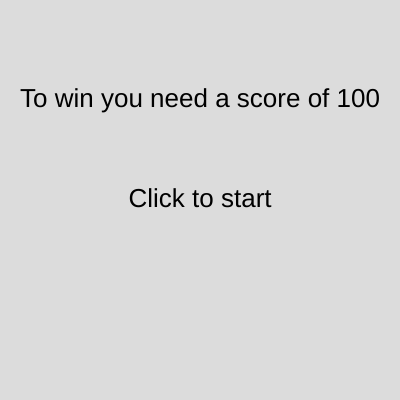
Frame 1 (no input)
Frame 60 (no input): identical to frame 1, image omitted
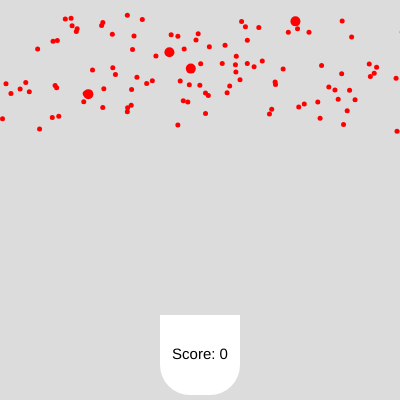
Frame 120 (the mouse pressed at the canvas centre since frame 60)

The p5.js sketch that drew these frames (run headless with seeded random() and noise() and a simulated clock; from frame 60 on, the mouse is pressed at the canvas centre):

// p5.js sketch
// ── sketch.js
let cup;
let cupX = 200;
let cupY = 355;
let particles = [];
let numParticles = 125;
let score = 0;
let gameStarted = false;
let winner = false;

function setup() {
  createCanvas(400, 400);
  cup = rect(cupX, cupY, 80, 80, 0, 0, 30, 30);
}

function draw() {
  background(220);

  if (!gameStarted) {
    StartMenu();
  } else if(winner) {
    WinDisplay();
  } else {
    runGame();
  }
}

function runGame() {
  rectMode(CENTER);
  fill(255, 255, 255);
  cup = rect(cupX, cupY, 80, 80, 0, 0, 30, 30);
  fill(0);
  textAlign(CENTER, CENTER);
  textSize(15);
  text("Score: " + score, cupX, cupY);

  cupMove();
  
  if(particles.length === 0) {
    for(let i = 0; i < numParticles; i++) {
      particles.push(new Particle(random(400), -20));
    }
  }
  
  if(particles) {
  for (let i = particles.length - 1; i >= 0; i--) {
    particles[i].update();
    particles[i].show();
    particles[i].deleted();
    if(particles && particles[i]) {
      if (particles[i].caught()) {
        numParticles--;
      } 
    }
  }
}
  if (particles.length < numParticles) {
    particles.push(new Particle(random(400), -20));
  }
}

class Particle {
  constructor(x, y) {
    this.x = x;
    this.y = y;
    this.speed = random(1, 2);
    this.fall = 0;
    this.gravity = 0.02;
    this.a = random(PI);
    this.moveX = cos(this.a) * this.speed;
    this.moveY = sin(this.a) * this.speed;
    this.removed = false;

    if (random(2) < 0.1) {
      this.size = 10;
      this.points = 2;
    } else {
      this.points = 1;
      this.size = 5;
    }
  }

  update() {
    this.x += this.moveX;
    this.y += this.moveY;
    this.y += this.fall;
    this.fall += this.gravity;
  }

  show() {
    fill(255, 0, 0);
    noStroke();
    ellipse(this.x, this.y, this.size);
  }

  deleted() {
    if (this.y >= height) {
      this.removed = true;
    }
    for (let i = particles.length - 1; i >= 0; i--) {
      if (particles[i] && particles[i].removed) {
        particles.splice(i, 1);
      }
    }
  }

  caught() {
    if (
      this.y > cupY - 40 &&
      this.y < cupY - 35 &&
      this.x > cupX - 40 &&
      this.x < cupX + 40
    ) {
      this.removed = true;
      score += this.points;
      if (score === 101) {
        winner = true;
      }
      return true;
    }
    return false;
  }
}

function cupMove() {
  if (keyIsDown(RIGHT_ARROW)) {
    cupX += 2;
  } else if (keyIsDown(LEFT_ARROW)) {
    cupX -= 2;
  }
  if (cupX < 40) {
    cupX = 40;
  }
  if (cupX > width - 40) {
    cupX = width - 40;
  }
}

function StartMenu() {
  fill(0);
  textSize(26);
  textAlign(CENTER, CENTER);
  text("To win you need a score of 100", width / 2, 100);
  text("Click to start", width / 2, height / 2);

  if (mouseIsPressed) {
    gameStarted = true;
  }
}
function WinDisplay() {
        textSize(24);
        fill(0);
        text("You reached 100, You Win!", width / 2, 100);
        text("Replay?", width / 2, height/2)
    if(mouseIsPressed && mouseY > height/2 - 10 && mouseY < height/2 + 10 && mouseX > width/2 - 50 && mouseX < width/2 + 50) {
      resetGame();
    }
}

function resetGame() {
  score = 0;
  gameStarted = false;
  winner = false;
  particles = [];
  numParticles = 125
  cupX = 200;
  cupY = 355;
}
